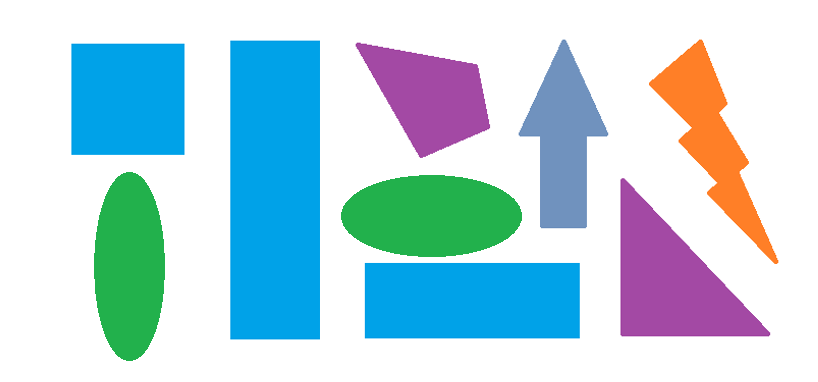
#> input picture 7 sem/PPMP/part1/4/2.bmp, 818 x 382 px
$ python lab4.py
#> lines starting #> are read from the running program, lines starting #| are printed output that depends on the picture; after the words box and inside, x2 and y2 are one past the last pixel; in counts of white or black regions, pixels touching at a corner belong together
#-------------------------------------------------------------------------------
# Name:        lab4
# Purpose:
#
# Author:      Ksenya
#
# Created:     24.10.2023
# Copyright:   (c) Ksenya 2023
# Licence:     <your licence>
#-------------------------------------------------------------------------------

import cv2
import numpy as np

image = cv2.imread("2.bmp")
#> image is the input picture: shape (382, 818, 3); mean B, G, R 224.1, 213.8, 183.5
img_gray = cv2.cvtColor(image, cv2.COLOR_BGR2GRAY)
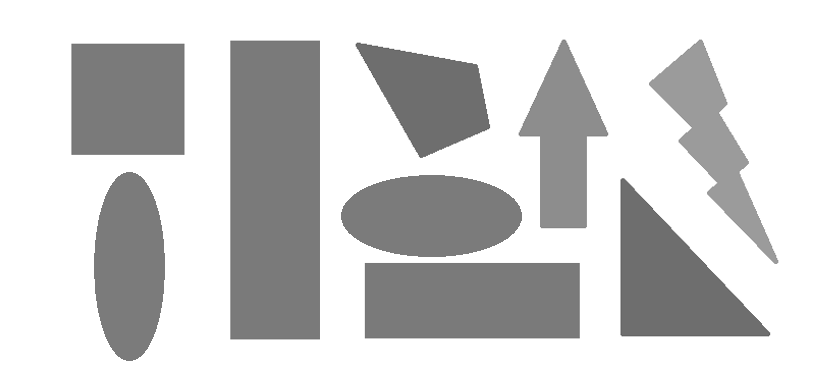
#> img_gray: shape (382, 818); min 91, max 255, mean 206
ret, thresh = cv2.threshold(img_gray, 190, 255, cv2.THRESH_BINARY)
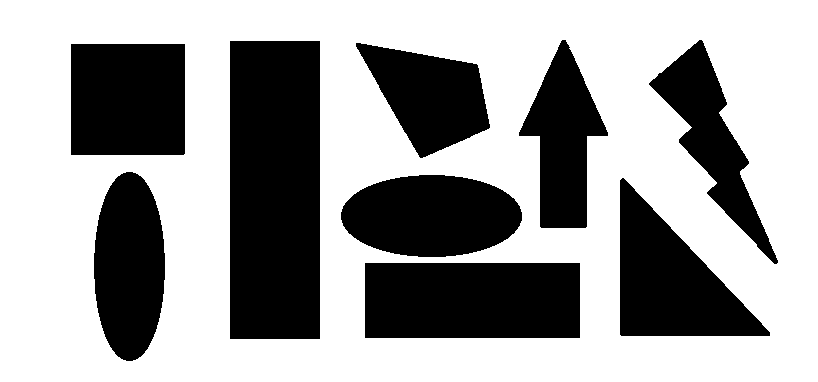
#> thresh: shape (382, 818); 62.7% white; 9 black regions

#### обнаруживаем все контуры на двоичном изображении
contours, hierarchy = cv2.findContours(image=thresh, mode=cv2.RETR_TREE, method=cv2.CHAIN_APPROX_SIMPLE)
#> contours = 10 contours; largest, box (x1, y1, x2, y2) and area: (0, 0, 818, 382) 311277, (229, 40, 321, 340) 27207, (364, 262, 581, 339) 16414, (70, 43, 186, 156) 12876, (619, 177, 771, 337) 12624

max_area = max(contours, key=cv2.contourArea)
#> max_area = [[0, 0], [0, 381], [817, 381], [817, 0]]
filtered_contours = [contour for contour in contours if contour is not max_area]
#> filtered_contours = 9 contours; largest, box (x1, y1, x2, y2) and area: (229, 40, 321, 340) 27207, (364, 262, 581, 339) 16414, (70, 43, 186, 156) 12876, (619, 177, 771, 337) 12624, (340, 174, 523, 258) 11886

# рисуем контуры на исходном изображении
image_copy = image.copy()
#> (the run stopped early here; a loop or call above may not have finished)

$ run again, with 7 sem/PPMP/part1/4/1.bmp copied over 7 sem/PPMP/part1/4/2.bmp
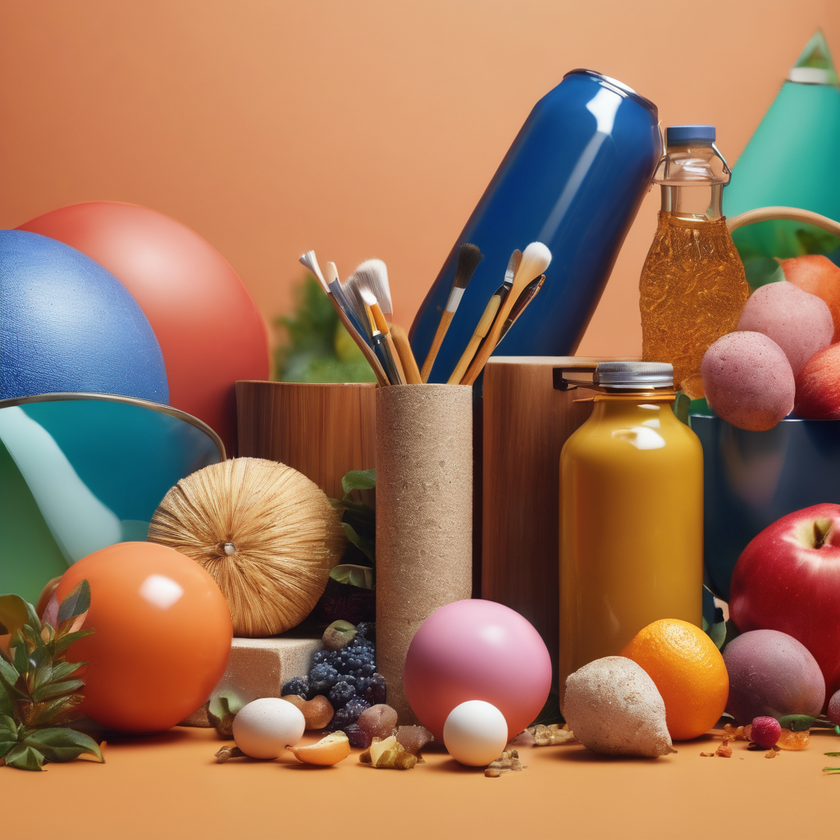
#> input picture 7 sem/PPMP/part1/4/1.bmp, 840 x 840 px, shrunk from 1024 x 1024 before the run
#> image is the input picture: shape (840, 840, 3); mean B, G, R 87.8, 115.2, 157.4
#> `img_gray = cv2.cvtColor(image, cv2.COLOR_BGR2GRAY)`:
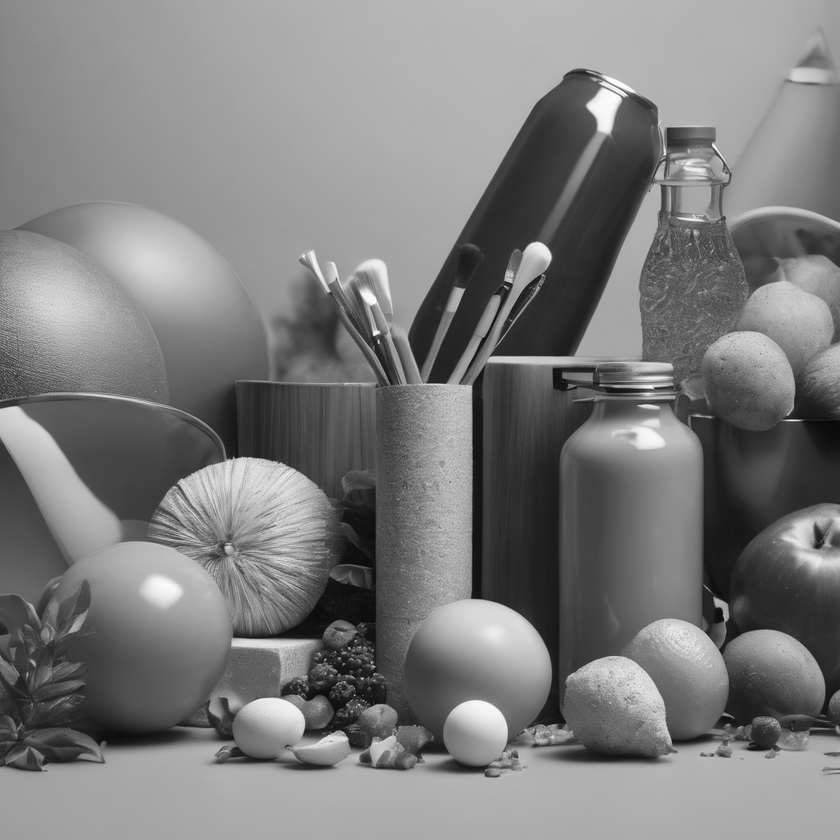
#> img_gray: shape (840, 840); min 8, max 255, mean 124.7
#> `ret, thresh = cv2.threshold(img_gray, 190, 255, cv2.THRESH_BINARY)`:
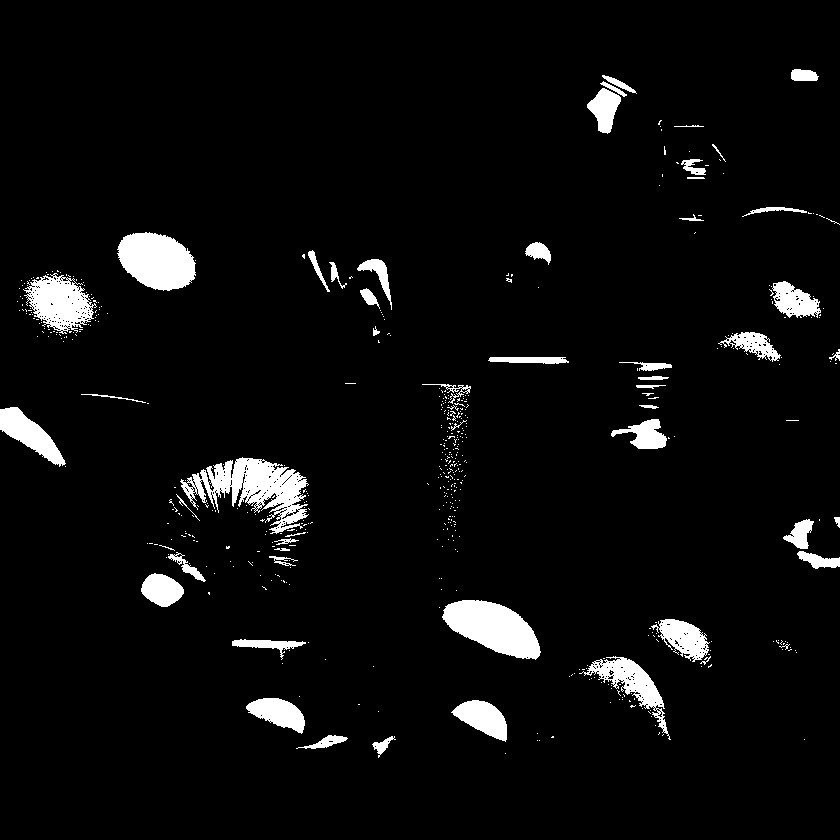
#> thresh: shape (840, 840); 4.8% white; 533 white regions (480 under 20 px)
#> contours = 1037 contours, 990 with area under 20; largest, box (x1, y1, x2, y2) and area: (180, 457, 309, 534) 4158, (442, 600, 541, 660) 3519, (117, 232, 196, 291) 3296, (23, 273, 97, 334) 2540, (579, 656, 671, 740) 1829
#> max_area = contour of 740 points, box (x1, y1, x2, y2) (180, 457, 309, 534), area 4158
#> filtered_contours = 1036 contours, 990 with area under 20; largest, box (x1, y1, x2, y2) and area: (442, 600, 541, 660) 3519, (117, 232, 196, 291) 3296, (23, 273, 97, 334) 2540, (579, 656, 671, 740) 1829, (0, 407, 66, 467) 1548

$ run again, with 7 sem/PPMP/part1/4/3.bmp copied over 7 sem/PPMP/part1/4/2.bmp
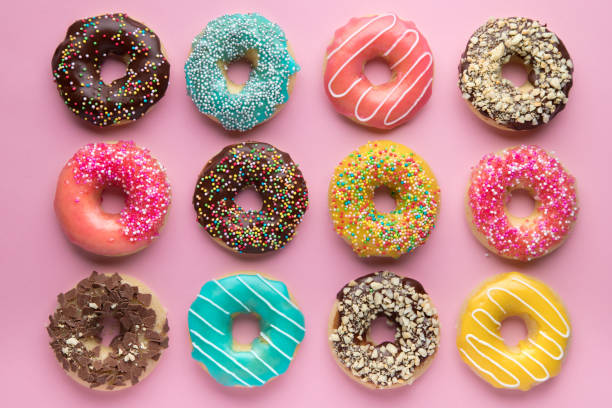
#> input picture 7 sem/PPMP/part1/4/3.bmp, 612 x 408 px
#> image is the input picture: shape (408, 612, 3); mean B, G, R 144.9, 144.7, 193.7
#> `img_gray = cv2.cvtColor(image, cv2.COLOR_BGR2GRAY)`:
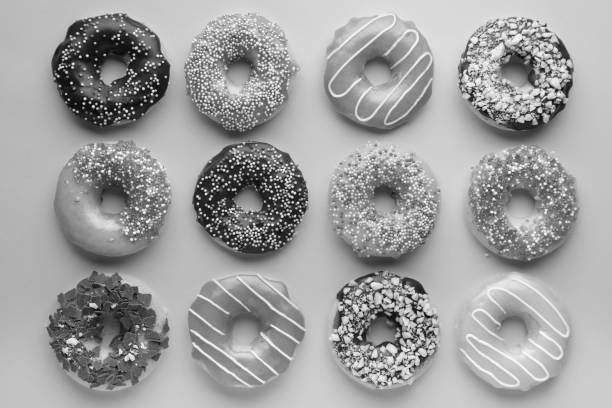
#> img_gray: shape (408, 612); min 3, max 254, mean 159.4
#> `ret, thresh = cv2.threshold(img_gray, 190, 255, cv2.THRESH_BINARY)`:
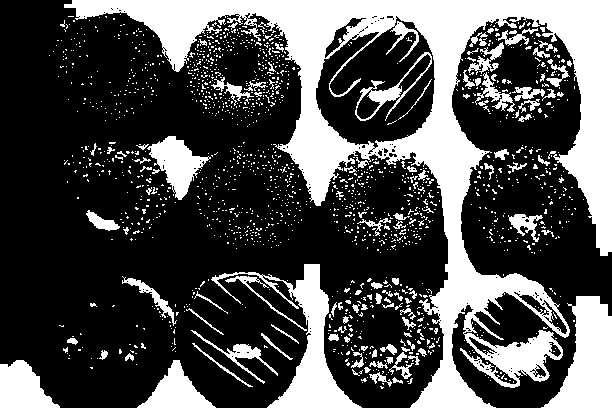
#> thresh: shape (408, 612); 30.6% white; 1654 white regions (1540 under 20 px)
#> contours = 1895 contours, 1817 with area under 20; largest, box (x1, y1, x2, y2) and area: (64, 0, 612, 408) 56892, (315, 15, 436, 149) 10918, (211, 264, 362, 408) 4580, (541, 296, 612, 408) 4492, (0, 360, 60, 408) 1818
#> max_area = contour of 2083 points, box (x1, y1, x2, y2) (64, 0, 612, 408), area 56892
#> filtered_contours = 1894 contours, 1817 with area under 20; largest, box (x1, y1, x2, y2) and area: (315, 15, 436, 149) 10918, (211, 264, 362, 408) 4580, (541, 296, 612, 408) 4492, (0, 360, 60, 408) 1818, (147, 136, 211, 200) 1742

$ run again, with 7 sem/PPMP/part1/4/5.bmp copied over 7 sem/PPMP/part1/4/2.bmp
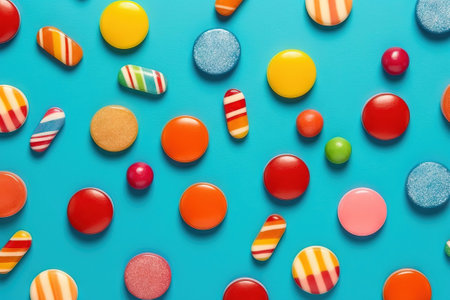
#> input picture 7 sem/PPMP/part1/4/5.bmp, 450 x 300 px
#> image is the input picture: shape (300, 450, 3); mean B, G, R 157.8, 161.5, 80.3
#> `img_gray = cv2.cvtColor(image, cv2.COLOR_BGR2GRAY)`:
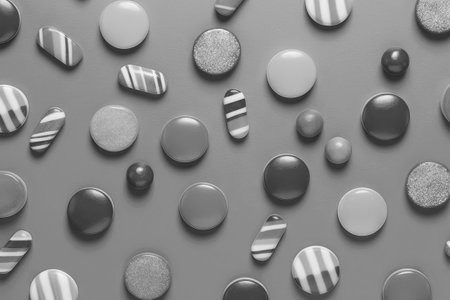
#> img_gray: shape (300, 450); min 35, max 251, mean 136.8
#> `ret, thresh = cv2.threshold(img_gray, 190, 255, cv2.THRESH_BINARY)`:
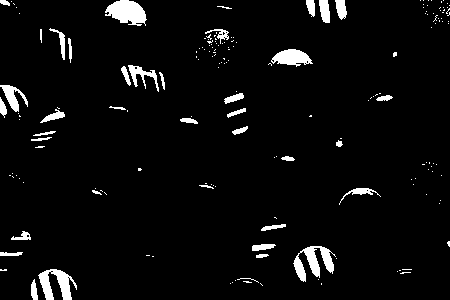
#> thresh: shape (300, 450); 4.5% white; 180 white regions (141 under 20 px)
#> contours = 194 contours, 161 with area under 20; largest, box (x1, y1, x2, y2) and area: (105, 0, 147, 26) 656, (293, 246, 336, 282) 585, (38, 269, 77, 300) 524, (271, 49, 313, 67) 423, (0, 85, 28, 112) 255
#> max_area = contour of 72 points, box (x1, y1, x2, y2) (105, 0, 147, 26), area 656
#> filtered_contours = 193 contours, 161 with area under 20; largest, box (x1, y1, x2, y2) and area: (293, 246, 336, 282) 585, (38, 269, 77, 300) 524, (271, 49, 313, 67) 423, (0, 85, 28, 112) 255, (128, 65, 159, 92) 211
